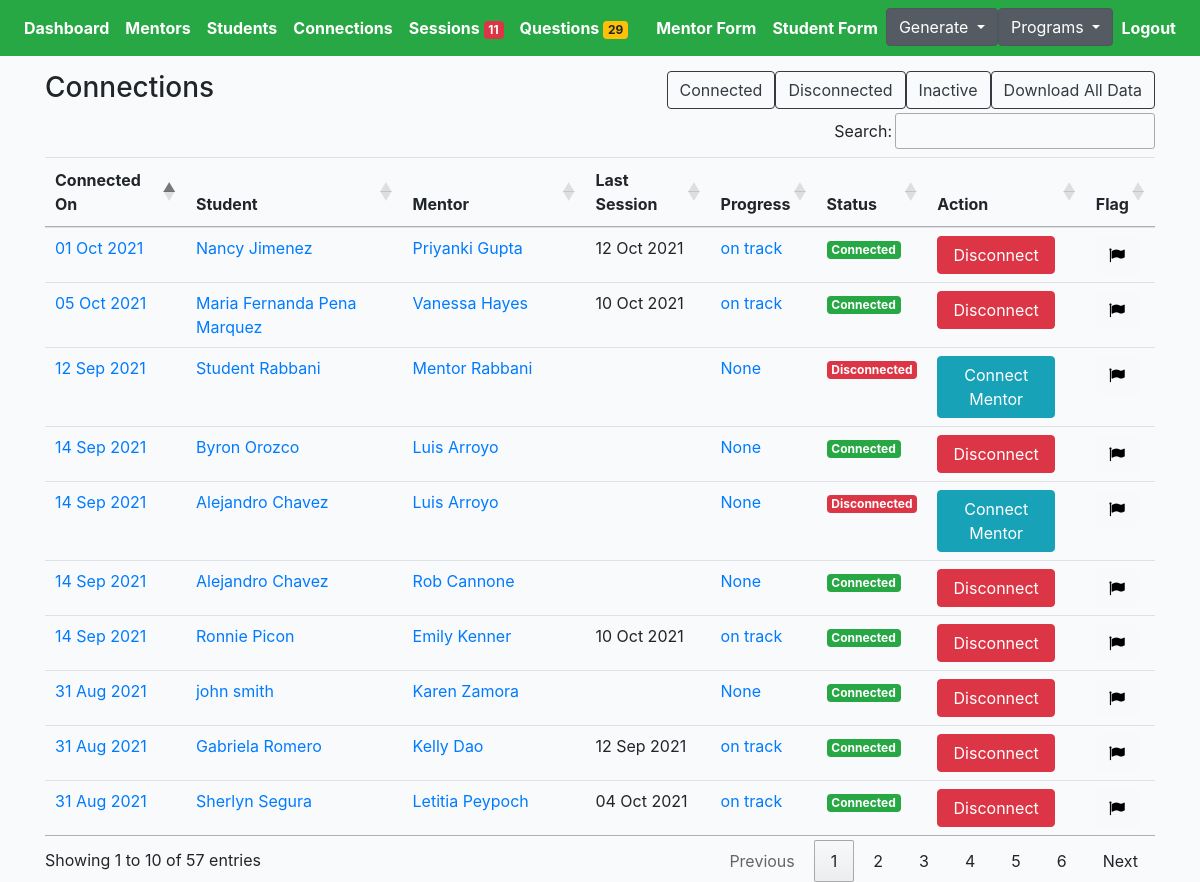
/choice/connections/ (signed in), run on the app's committed database.
### cprofiles/models.py (models this page shows, shortened)
class Connection(models.Model):
    student = models.ForeignKey(Student, on_delete=models.CASCADE, related_name='student')
    mentor = models.ForeignKey(Mentor, on_delete=models.CASCADE, related_name='mentor')
    status = models.CharField(max_length=200, choices=STATUS_CHOICES)
    updated = models.DateTimeField(auto_now=True)
    created = models.DateTimeField(auto_now_add=True)
    flag = models.BooleanField(default=False)
    progress = models.CharField(max_length=200, blank=True, null=True, choices=PROGRESS_CHOICES)
    note = models.TextField(null=True, blank=True, max_length=1000)
    def get_absolute_url(self):
        return reverse("cprofiles:connection-profile-detail", kwargs={"pk": self.pk})
    def get_sessions(self):
        return self.session_set.filter(submit_status=True)[:1]
    def get_task(self):
        return self.task_set.get()

class Student(models.Model):
    avatar = models.ImageField(default='avatar.png', upload_to='avatars/')
    first_name = models.CharField(max_length=200, blank=True)
    last_name = models.CharField(max_length=200, blank=True)
    email = models.EmailField(max_length=200, blank=True)
    gender = models.CharField(max_length=200, choices=GENDER_CHOICES)
    grade = models.CharField(max_length=200, choices=GRADE_CHOICES)
    school = models.CharField(max_length=200, blank=True)
    language_preference = models.CharField(null=True, blank=True, max_length=200, choices=STUDENT_PREFER_LANGUAGE_CHOICES)
    parent1_first_name = models.CharField(max_length=200, blank=True)
    parent1_last_name = models.CharField(max_length=200, blank=True)
    parent1_phone = models.CharField(max_length=200, blank=True)
    parent1_email = models.EmailField(max_length=200, blank=True)
    academic_advisor = models.CharField(max_length=200, blank=True)
    academic_advisor_email = models.EmailField(max_length=200, blank=True)
    activity = models.TextField(null=True, blank=True, max_length=1000)
    ind_scl = models.TextField(null=True, blank=True, max_length=1000)
    dont_know = models.TextField(null=True, blank=True, max_length=1000)
    proud = models.TextField(null=True, blank=True, max_length=1000)
    learn = models.TextField(null=True, blank=True, max_length=1000)
    happy = models.TextField(null=True, blank=True, max_length=1000)
    hobby = models.TextField(null=True, blank=True, max_length=1000)
    int_ind_school = models.TextField(null=True, blank=True, max_length=1000)
    look_ind_school = models.TextField(null=True, blank=True, max_length=1000)
    strength = models.TextField(null=True, blank=True, max_length=1000)
    obstacle = models.TextField(null=True, blank=True, max_length=1000)
    child_strength = models.ManyToManyField(Childstrength, blank=True, related_name='child_strength')
    social_strength = models.ManyToManyField(Socialstrength, blank=True, related_name='social_strength')
    interview_language = models.CharField(null=True, blank=True, max_length=200, choices=LANGUAGE_CHOICES)
    question = models.TextField(null=True, blank=True, max_length=1000)
    updated = models.DateTimeField(auto_now=True)
    created = models.DateTimeField(auto_now_add=True)
    slug = models.SlugField(unique=True, blank=True)
    flag = models.BooleanField(default=False)
    note = models.TextField(null=True, blank=True, max_length=1000)
    question1 = models.CharField(null=True, blank=True, max_length=200, choices=QUESTION_CHOICES)
    answer1 = models.TextField(null=True, blank=True, max_length=1000)
    question2 = models.CharField(null=True, blank=True, max_length=200, choices=QUESTION_CHOICES)
    answer2 = models.TextField(null=True, blank=True, max_length=1000)
    status = models.CharField(null=True, blank=True, max_length=200, choices=PROFILE_STATUS, default='active')
    def get_absolute_url(self):
        return reverse("cprofiles:student-profiles-detail", kwargs={"slug": self.slug})
    __initial_first_name = None
    __initial_last_name = None
    def __init__(self, *args, **kwargs):
        super().__init__(*args, **kwargs)
        self.__initial_first_name = self.first_name
        self.__initial_last_name = self.last_name

class Mentor(models.Model):
    avatar = models.ImageField(default='avatar.png', upload_to='avatars/')
    first_name = models.CharField(max_length=200, blank=True)
    last_name = models.CharField(max_length=200, blank=True)
    email = models.EmailField(max_length=200, blank=True)
    phone = models.CharField(max_length=200, blank=True)
    address = models.CharField(max_length=200, blank=True)
    prefer_grade = models.CharField(max_length=200, choices=MENTOR_GRADE_CHOICES)
    prefer_gender = models.CharField(max_length=200, choices=GENDER_CHOICES)
    prefer_location = models.ManyToManyField(Preferlocation, blank=True, related_name='prefer_location')
    mentor_last_year = models.CharField(null=True, blank=True, max_length=200, choices=YES_NO)
    language = models.ManyToManyField(Mentorlanguage, blank=True, related_name='mentor_language')
    experience = models.CharField(null=True, blank=True, max_length=200, choices=YES_NO)
    familiar = models.TextField(null=True, blank=True, max_length=1000)
    share = models.TextField(null=True, blank=True, max_length=1000)
    hobby = models.TextField(null=True, blank=True, max_length=1000)
    question = models.TextField(null=True, blank=True, max_length=1000)
    friends = models.ManyToManyField(Student, blank=True, related_name='mentors')
    updated = models.DateTimeField(auto_now=True)
    created = models.DateTimeField(auto_now_add=True)
    slug = models.SlugField(unique=True, blank=True)
    flag = models.BooleanField(default=False)
    ethnic = models.CharField(null=True, blank=True, max_length=200, choices=ETHNIC_CHOICES)
    status = models.CharField(null=True, blank=True, max_length=200, choices=PROFILE_STATUS, default='active')
    def get_absolute_url(self):
        return reverse("cprofiles:mentor-profiles-detail", kwargs={"slug": self.slug})
    __initial_first_name = None
    __initial_last_name = None
    def __init__(self, *args, **kwargs):
        super().__init__(*args, **kwargs)
        self.__initial_first_name = self.first_name
        self.__initial_last_name = self.last_name

class Session(models.Model):
    connection = models.ForeignKey(Connection, on_delete=models.CASCADE)
    meet = models.IntegerField(null=True, blank=True)
    length = models.FloatField(null=True, blank=True)
    topic = models.ManyToManyField(Topic, blank=True, related_name='topics')
    updated = models.DateTimeField(auto_now=True)
    created = models.DateTimeField(auto_now_add=True)
    feedback = models.TextField(null=True, blank=True, max_length=1000)
    change = models.TextField(null=True, blank=True, max_length=1000)
    support = models.ManyToManyField(Support, blank=True, related_name='supports')
    elaborate = models.TextField(null=True, blank=True, max_length=1000)
    rate = models.IntegerField(null=True, blank=True)
    productivity = models.IntegerField(null=True, blank=True)
    question = models.TextField(null=True, blank=True, max_length=1000)
    submit_status = models.BooleanField(default=False)
    step = models.CharField(max_length=200, blank=True)
    flag = models.BooleanField(default=False)
    urgent_check = models.BooleanField(default=False)

### cprofiles/views.py (the view)
# urls.py: path('connections/', ConnectionListView.as_view(), name='connection-list'),
@method_decorator(login_required, name='dispatch')
@method_decorator(allowed_users(allowed_roles=['choice', 'admin']), name='dispatch')
class ConnectionListView(ListView):
    model = Connection
    template_name = 'choice/choice-connection-list.html'
    def get_queryset(self):
        qs = Connection.objects.all().order_by('-created')
        return qs

### cprofiles/context_processors.py (called while the page is built)
def choice_question(request):
    if(request.user.id):
        choice_unanswered_question_num = Question.objects.filter(status="UNANSWERED").count()
        choice_session_flag_num = Session.objects.filter(flag=True).count()
        return {
            'choice_unanswered_question_num' : choice_unanswered_question_num,
            'choice_session_flag_num' : choice_session_flag_num
        }
    return {}

### cprofiles/models.py (called while the page is built)
    def __str__(self):
        return f"{self.id}"

### middleschool/context_processors.py (called while the page is built)
def middle_school_question(request):
    if(request.user.id):
        middle_school_unanswered_question_num = Question.objects.filter(status="UNANSWERED").count()
        middle_school_session_flag_num = Session.objects.filter(flag=True).count()
        return {
            'middle_school_unanswered_question_num' : middle_school_unanswered_question_num,
            'middle_school_session_flag_num' : middle_school_session_flag_num
        }
    return {}

### mprofiles/context_processors.py (called while the page is built)
def mentor_question(request):
    if(request.user.id):
        mentor_unanswered_question_num = Question.objects.filter(status="UNANSWERED").count()
        mentor_session_flag_num = Session.objects.filter(flag=True).count()
        return {
            'mentor_unanswered_question_num' : mentor_unanswered_question_num,
            'mentor_session_flag_num' : mentor_session_flag_num
        }
    return {}

### profiles/context_processors.py (called while the page is built)
def high_school_question(request):
    if(request.user.id):
        high_school_unanswered_question_num = Question.objects.filter(status="UNANSWERED").count()
        high_school_session_flag_num = Session.objects.filter(flag=True).count()
        return {
            'high_school_unanswered_question_num' : high_school_unanswered_question_num,
            'high_school_session_flag_num' : high_school_session_flag_num
        }
    return {}

### templates/choice/choice-connection-list.html (shortened to what this page needs)
{% extends 'cbase.html' %}
{% load static %}
{% block stylesheet %}{% static '/css/my_invites.css' %}{% endblock %}
{% block content %}
<div class="row">
    <div class="col-auto mr-auto">
        <h3>Connections</h3>
    </div>
    <div class="col-auto">
        <div class="btn-group" role="group" aria-label="Basic example">
            <form action="{% url 'cprofiles:search-connection' %}" method="POST">
                <button type="submit" class="btn btn-outline-dark">Connected</button>
            </form>
            <form action="{% url 'cprofiles:search-connection' %}" method="POST">
                <button type="submit" class="btn btn-outline-dark">Disconnected</button>
            </form>
            <form action="{% url 'cprofiles:search-connection' %}" method="POST">
                <button type="submit" class="btn btn-outline-dark">Inactive</button>
            </form>
            <form action="{% url 'cprofiles:export-choice-connection-list' %}" method="POST">
                <button type="submit" class="btn btn-outline-dark">Download All Data</button>
            </form>
        </div>
    </div>
</div>
<div class="table-responsive-lg">
    <table id="myTable" class="table">
        <thead>
            <tr>
                <th scope="col">Connected On</th>
                <th scope="col">Student</th>
                <th scope="col">Mentor</th>
                <th scope="col">Last Session</th>
                <th scope="col">Progress</th>
                <th scope="col">Status</th>
                <th scope="col">Action</th>
                <th scope="col">Flag</th>
            </tr>
        </thead>
        <tbody>
            {% for obj in object_list %}
            <tr>
                <td><a href="{{obj.get_absolute_url}}">{{obj.created|date:"d M Y"}}</a></td>
                <td><a href="{{obj.student.get_absolute_url}}">{{obj.student.first_name}} {{obj.student.last_name}}</a>
                </td>
                <td><a href="{{obj.mentor.get_absolute_url}}">{{obj.mentor.first_name}} {{obj.mentor.last_name}}</a>
                </td>
                <td>{% for session in obj.get_sessions %}{{session.updated|date:"d M Y"}}{% endfor %}</td>
                <td>{% if obj.get_task%}
                <a href="{% url 'cprofiles:show-task-form' obj.get_task %}">{{obj.progress}}
                {% endif %}
                </td>
                <td class="status{{obj.id}}">
                    {% if obj.status == 'connected' %}
                    <div><span class="badge badge-success">Connected</div>
                    {% elif obj.status == 'disconnected' %}
                    <div><span class="badge badge-danger">Disconnected</div>
                    {% elif obj.status == 'inactive' %}
                    <div><span class="badge badge-warning">Inactive</div>
                    {% elif obj.status == 'off track' %}
                    <div><span class="badge badge-secondary">Off Track</div>
                    {% endif %}
                </td>
                <td>
                    {% if obj.status == 'connected' %}
                    <form action="{% url 'cprofiles:remove-connect' %}" method="POST">
                        <button type="submit" class="btnSize btn btn-danger">Disconnect</button>
                    </form>
                    {% elif obj.status == 'disconnected' %}
                    <a href="{% url 'cprofiles:student-connect-detail' obj.student.slug %}"><button type="submit"
                            class="btnSize btn btn-info">Connect Mentor</button></a>
                    {% endif %}
                </td>
                <td>
                    <form action="{% url 'cprofiles:flag-connection' %}" method="POST" class='like-form' id='{{obj.id}}'>
                        <button type="submit" class="like_btn btn btn-light like-btn{{obj.id}}">
                            {% if obj.flag == False %}
                            <i class="fa fa-flag thumb{{obj.id}}" style="color:black"></i>
                            {% else %}
                            <i class="fa fa-flag thumb{{obj.id}}" style="color:red"></i>
                            <p class="flag">true</p>
                            {% endif %}
                        </button>
                    </form>
                </td>
            </tr>
            {% endfor %}
        </tbody>
    </table>
</div>
{% endblock content %}

### core/static/css/base.css (style rules this page uses)
body { background:#FAFAFA; }

### core/static/css/my_invites.css (style rules this page uses)
body { margin-top:20px; background:#FAFAFA; }
body { background-color: #f9fafb; margin-top:0px; }

### templates/choice/choice-connection-list.html (style rules this page uses)
button.btnSize { width: 85%; height: 100%; }

### data on the page
Connection: created "05 Oct 2021", student.first_name "Maria Fernanda", student.last_name "Pena Marquez", mentor.first_name "Vanessa", mentor.last_name "Hayes", progress "on track", status "Connected"
Session: updated "10 Oct 2021"
Connection: created "01 Oct 2021", student.first_name "Nancy", student.last_name "Jimenez", mentor.first_name "Priyanki", mentor.last_name "Gupta", progress "on track", status "Connected"
Session: updated "12 Oct 2021"
Connection: created "14 Sep 2021", student.first_name "Byron", student.last_name "Orozco", mentor.first_name "Luis", mentor.last_name "Arroyo", progress "None", status "Connected"
Connection: created "14 Sep 2021", student.first_name "Alejandro", student.last_name "Chavez", mentor.first_name "Luis", mentor.last_name "Arroyo", progress "None", status "Disconnected"
Connection: created "14 Sep 2021", student.first_name "Alejandro", student.last_name "Chavez", mentor.first_name "Rob", mentor.last_name "Cannone", progress "None", status "Connected"
Connection: created "14 Sep 2021", student.first_name "Ronnie", student.last_name "Picon", mentor.first_name "Emily", mentor.last_name "Kenner", progress "on track", status "Connected"
Session: updated "10 Oct 2021"
Connection: created "12 Sep 2021", student.first_name "Student", student.last_name "Rabbani", mentor.first_name "Mentor", mentor.last_name "Rabbani", progress "None", status "Disconnected"
Connection: created "31 Aug 2021", student.first_name "john", student.last_name "smith", mentor.first_name "Karen", mentor.last_name "Zamora", progress "None", status "Connected"
Connection: created "31 Aug 2021", student.first_name "Gabriela", student.last_name "Romero", mentor.first_name "Kelly", mentor.last_name "Dao", progress "on track", status "Connected"
Session: updated "12 Sep 2021"
Connection: created "31 Aug 2021", student.first_name "Sherlyn", student.last_name "Segura", mentor.first_name "Letitia", mentor.last_name "Peypoch", progress "on track", status "Connected"
Session: updated "04 Oct 2021"

### other printed values
{{ choice_session_flag_num }} "11"
{{ choice_unanswered_question_num }} "29"
